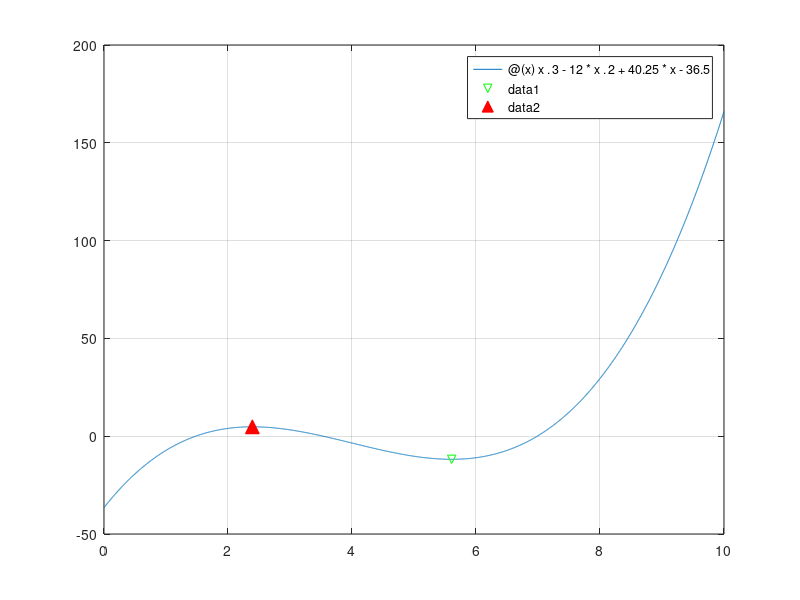

Write the MATLAB code that produced this figure.
% Day 072 · Finding a Minimum or a Maximum: fminbnd and fminsearch — Minimum and maximum of a function
% Run: open this file in MATLAB and press Run (or type example_1 in the Command Window)

f = @(x) x.^3 - 12*x.^2 + 40.25*x - 36.5;
fplot(f, [0 10]); grid on; hold on
[xmin, fmin] = fminbnd(f, 3, 8);
[xmax, negfmax] = fminbnd(@(x) -f(x), 0, 4);
plot(xmin, fmin, 'gv', xmax, -negfmax, 'r^', 'MarkerSize', 10, 'MarkerFaceColor', 'auto'); hold off
fprintf('Local minimum %.4f at x = %.4f\n', fmin, xmin);
fprintf('Local maximum %.4f at x = %.4f\n', -negfmax, xmax);
[x2, f2] = fminbnd(f, 0, 10)          % still the LOCAL minimum near 5.6...
fprintf('but f(0) = %.1f is lower: always check the end points too!\n', f(0));
